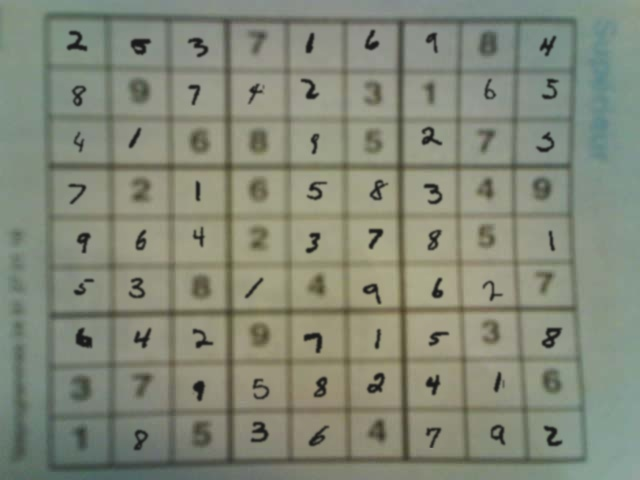
#> input picture data/raw/mixed 2/mixed 2/image1.jpg, 640 x 480 px; its folder holds only this picture in this run
$ python -i data_preparation.py   (imports and definitions only)
#> lines starting #> are read from the running program, lines starting #| are printed output that depends on the picture
#> further down, picture is the input picture: shape (480, 640, 3); mean B, G, R 119.7, 135.9, 130.9
"""
Data Preparation Utilities.

This module provides functions for loading and preparing training data for
Sudoku recognizer models.
"""

import os
import re
import cv2
import numpy as np
import random
import logging
from typing import Any, Dict, List, Optional, Tuple, Union, cast, TypeAlias

from config import get_setting
from utils.error_handling import SudokuRecognizerError

# Define types
ImageType = np.ndarray
PointType = Tuple[int, int]
GridType = List[List[int]]
GridPointsType: TypeAlias = List[List[PointType]]

# Configure logging
logger = logging.getLogger(__name__)


# [222 lines left out: functions load_image_files, parse_data_file, load_training_data, generate_digit_dataset, augment_digit_dataset, not called in this run]


def apply_random_transformations(image: ImageType) -> ImageType:
    """
    Apply random transformations to an image.

    Args:
        image: Input image

    Returns:
        Transformed image
    """
    # Create a copy
    transformed = image.copy()

    # Ensure grayscale
    if len(transformed.shape) > 2:
        transformed = cv2.cvtColor(transformed, cv2.COLOR_BGR2GRAY)
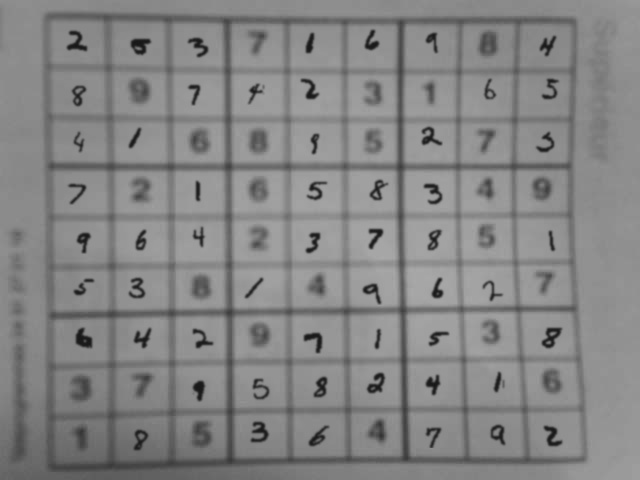
#> transformed: shape (480, 640); min 23, max 169, mean 132.6

    # Apply random rotation
    angle = random.uniform(-15, 15)
    height, width = transformed.shape[:2]
#> height = 480; width = 640
    center = (width // 2, height // 2)
#> center = (320, 240)
    rotation_matrix = cv2.getRotationMatrix2D(center, angle, 1.0)
    transformed = cv2.warpAffine(transformed, rotation_matrix, (width, height))
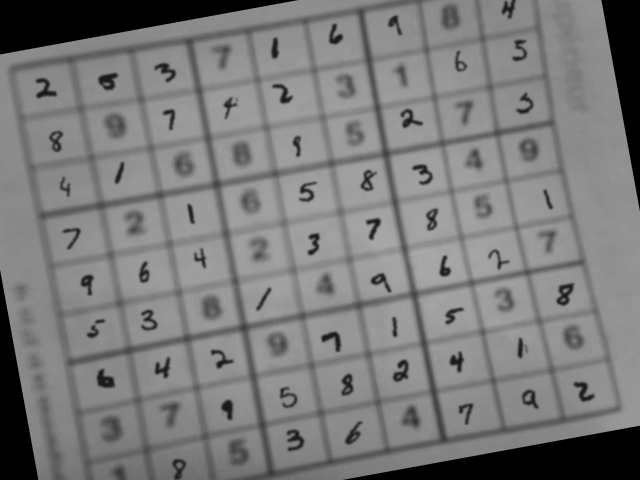
#> transformed: shape (480, 640); min 0, max 169, mean 122.7

    # Apply random scaling
    scale = random.uniform(0.8, 1.2)
    transformed = cv2.resize(
        transformed,
        None,
        fx=scale,
        fy=scale,
        interpolation=cv2.INTER_LINEAR
    )
#> transformed: shape (530, 706)

    # Crop or pad to original size
    new_height, new_width = transformed.shape[:2]
#> new_height = 530; new_width = 706

    if new_height > height or new_width > width:
        # Crop
        start_x = (new_width - width) // 2
#> start_x = 33
        start_y = (new_height - height) // 2
#> start_y = 25
        end_x = start_x + width
#> end_x = 673
        end_y = start_y + height
#> end_y = 505
        transformed = transformed[start_y:end_y, start_x:end_x]
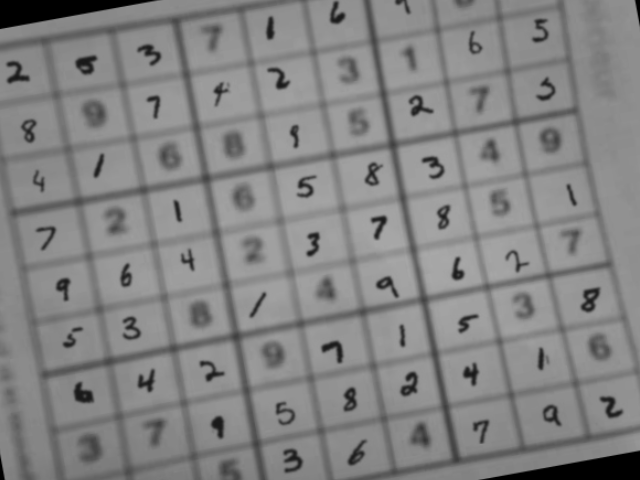
#> transformed: shape (480, 640); min 0, max 168, mean 131.6
    else:
        # Pad
        pad_x = (width - new_width) // 2
        pad_y = (height - new_height) // 2

        padded = np.zeros((height, width), dtype=transformed.dtype)
        padded[pad_y:pad_y+new_height, pad_x:pad_x+new_width] = transformed
        transformed = padded

    # Apply random brightness and contrast adjustments
    alpha = random.uniform(0.8, 1.2)  # Contrast
    beta = random.uniform(-20, 20)    # Brightness
    transformed = cv2.convertScaleAbs(transformed, alpha=alpha, beta=beta)

    # Apply random gaussian noise
    if random.random() < 0.5:
        noise = np.random.normal(0, random.uniform(1, 10), transformed.shape).astype(np.uint8)
        transformed = cv2.add(transformed, noise)

    # Apply random blur
    if random.random() < 0.3:
        kernel_size = random.choice([3, 5])
        transformed = cv2.GaussianBlur(transformed, (kernel_size, kernel_size), 0)

    return transformed


# [346 lines left out: functions prepare_intersection_annotations, split_dataset, save_dataset, load_dataset, normalize_cell_images, extract_cells_from_images and 1 more, not called in this run]

>>> import cv2
>>> picture = cv2.imread('../data/raw/mixed 2/mixed 2/image1.jpg')
>>> result = apply_random_transformations(picture)

$ run again, on data/raw/mixed 2/mixed 2/image10.jpg
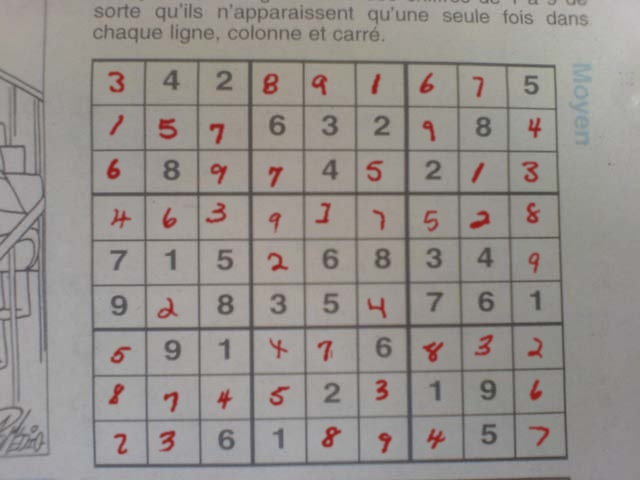
#> input picture data/raw/mixed 2/mixed 2/image10.jpg, 640 x 480 px
#> picture is the input picture: shape (480, 640, 3); mean B, G, R 140.2, 144, 149.5
#> in apply_random_transformations, `transformed = cv2.warpAffine(transformed, rotation_matrix, (width, hei..`:
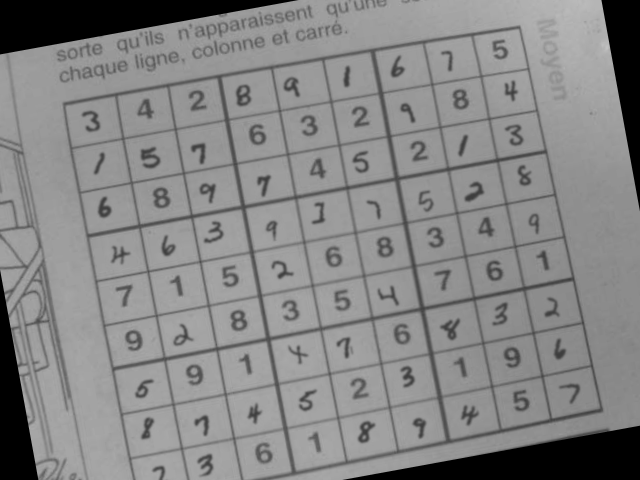
#> transformed: shape (480, 640); min 0, max 193, mean 132.9
#> in apply_random_transformations, `transformed = transformed[start_y:end_y, start_x:end_x]`:
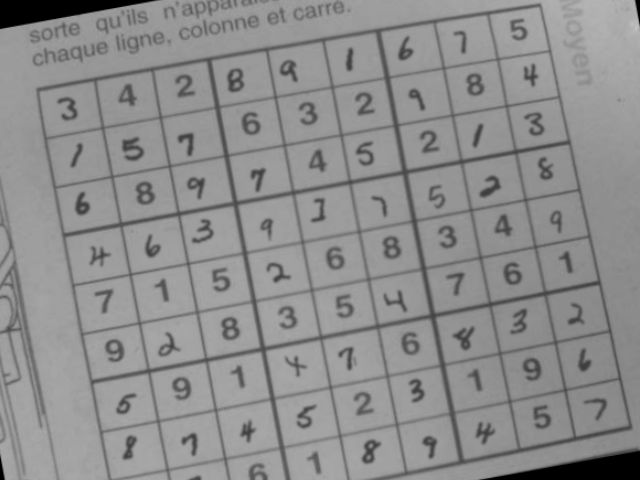
#> transformed: shape (480, 640); min 0, max 193, mean 141.2

$ run again, on data/raw/mixed 2/mixed 2/image100.jpg
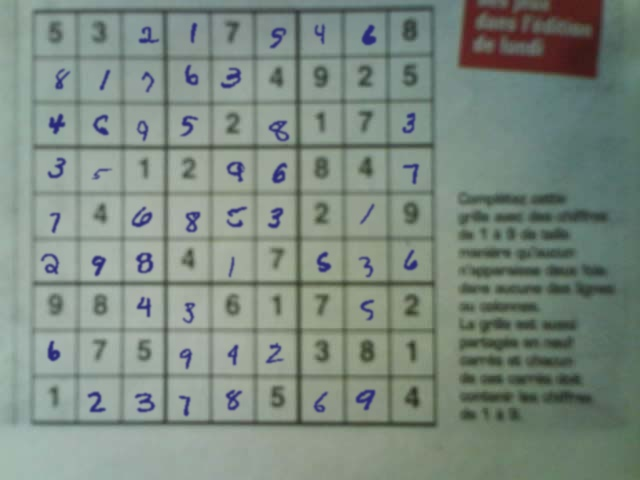
#> input picture data/raw/mixed 2/mixed 2/image100.jpg, 640 x 480 px
#> picture is the input picture: shape (480, 640, 3); mean B, G, R 128, 137.6, 124.4
#> in apply_random_transformations, `transformed = cv2.warpAffine(transformed, rotation_matrix, (width, hei..`:
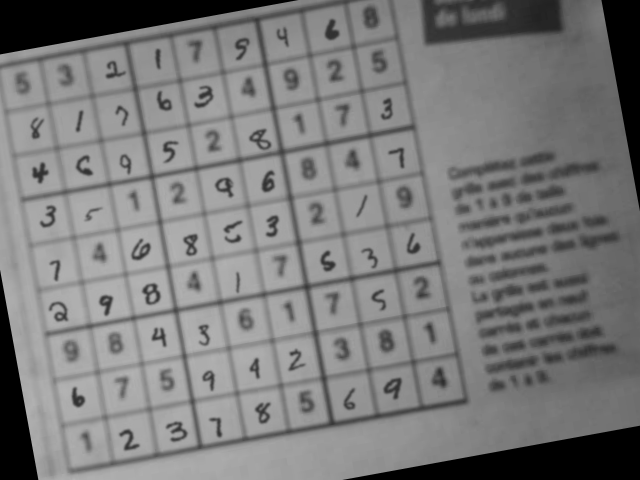
#> transformed: shape (480, 640); min 0, max 180, mean 122.4
#> in apply_random_transformations, `transformed = transformed[start_y:end_y, start_x:end_x]`:
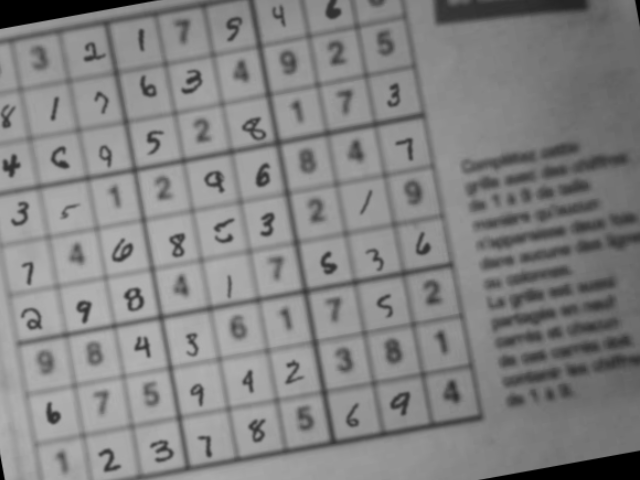
#> transformed: shape (480, 640); min 0, max 179, mean 131.5

$ run again, on data/raw/mixed 2/mixed 2/image1000.jpg
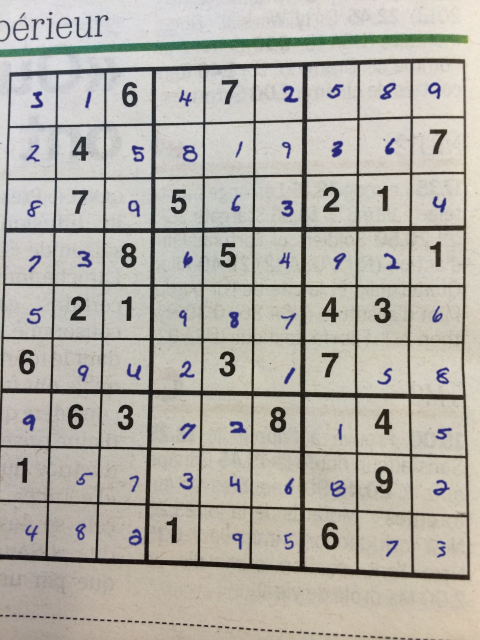
#> input picture data/raw/mixed 2/mixed 2/image1000.jpg, 960 x 1280 px (shown at 1/2 size)
#> picture is the input picture: shape (1280, 960, 3); mean B, G, R 167.3, 175.6, 179.2
#> in apply_random_transformations, `transformed = cv2.resize( transformed, None, fx=scale, fy=scale, inter..`:
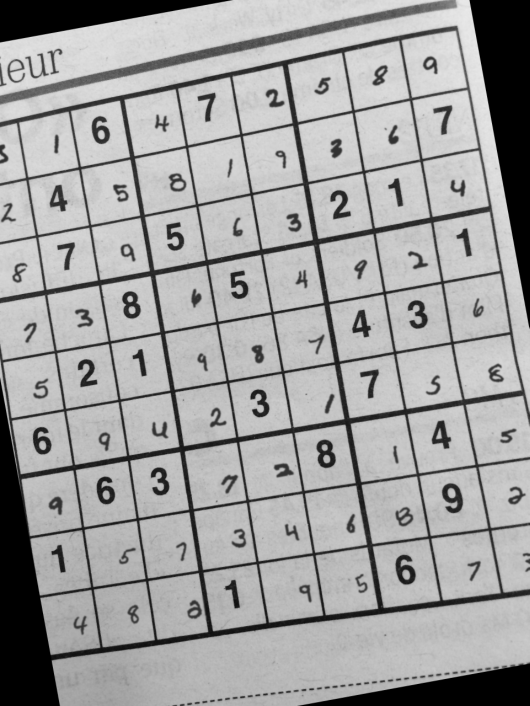
#> transformed: shape (1412, 1059) (shown at 1/2 size); min 0, max 234, mean 160.6
#> in apply_random_transformations, `transformed = transformed[start_y:end_y, start_x:end_x]`:
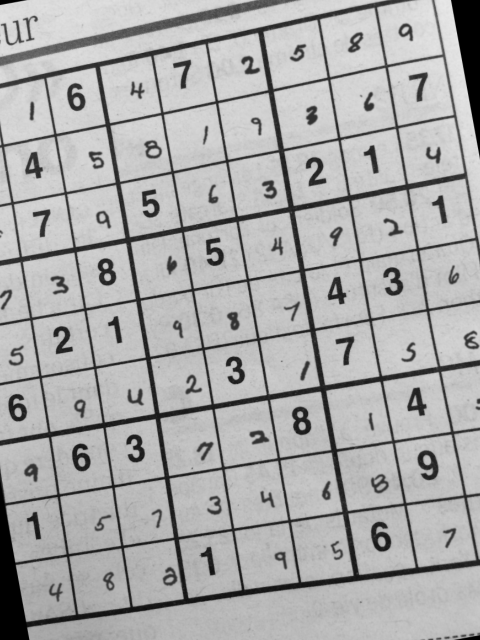
#> transformed: shape (1280, 960) (shown at 1/2 size); min 0, max 233, mean 170.4
